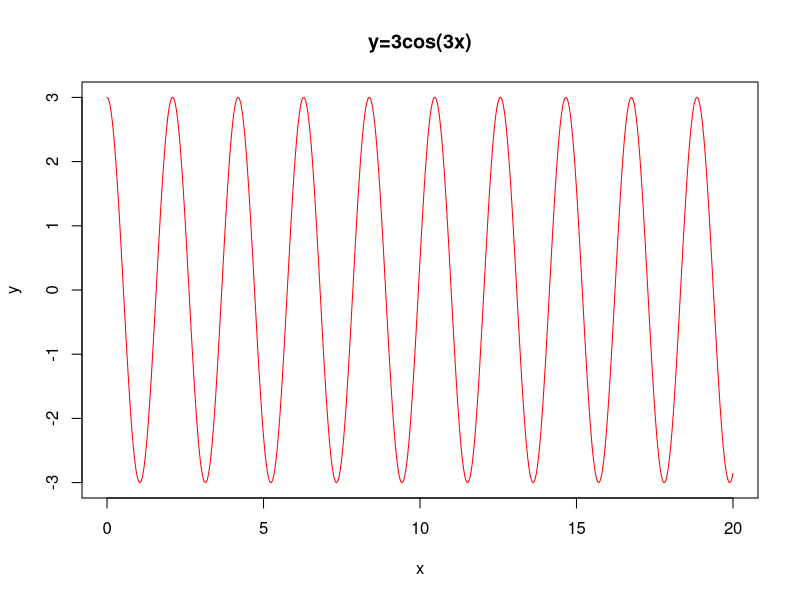

Write R code to recreate this figure.
file="plot3.pdf"

pdf(file, height=4, width=4, bg="white")

x = seq(0,20,0.01);
y = 3*cos(3*x);

plot(x, y, type="l", xlab="x", ylab="y", col="red")
title("y=3cos(3x)")

